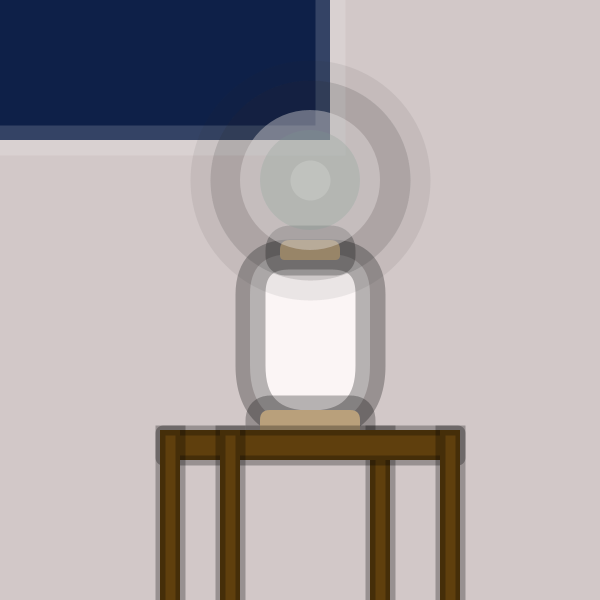
Frame 1 (no input)
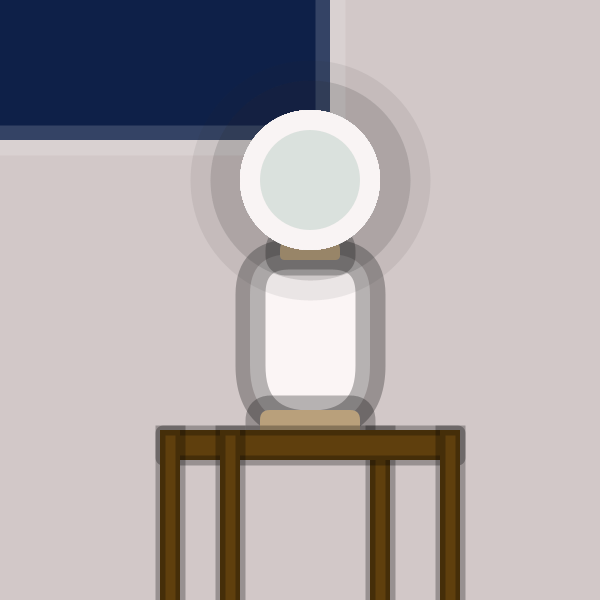
Frame 60 (the mouse pressed at the canvas centre just before this capture)
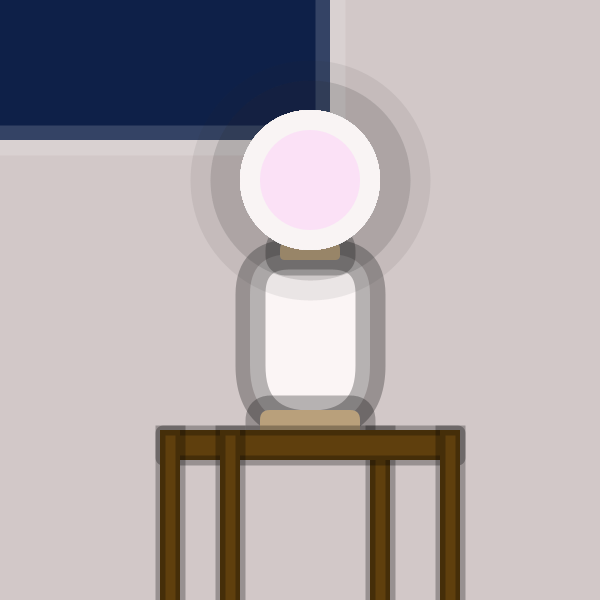
Frame 120 (the mouse held since frame 60 and released just before this capture)

The Processing sketch that drew these frames (run headless with seeded random() and noise(); from frame 60 on, the mouse is pressed at the canvas centre):

// Processing sketch: processing_155856
// ── processing_155856.pde

int varX= 100;
int varY= -60;
void setup(){

size(600, 600);
rectMode(CENTER);
background(210,200,200,20);

//window
strokeWeight(30);
stroke(255, 40);
fill(14, 32, 72);
rect(varX+30,varY+100, 400, 200);
stroke(.1,70);
  fill(251,245, 245);


//body

rect(varX+210, varY+400, height/5, height/3.5, 40, 40, 300, 300);
//Connector
fill(255,221,170);
rect(varX+210, varY+310, 60, 20, 10, 10,5,5);

rect(varX+210, varY+480, 100, 20, 10, 10,0,0);

//Table
strokeWeight(10);
fill(95,63,13);
rect(varX+280,varY+590,20,200);
//Table top
rect(varX+210,varY+505, 300,30, 3);
//left front
rect(varX+130,varY+590,20,200);
rect(varX+70,varY+590,20,200);

rect(varX+350,varY+590,20,200);

//Globe
//light
strokeWeight(100);
stroke(40,20);
fill(mouseX+50,120, mouseX+90, 30);

ellipse (varX+210, varY+240,100, 100);



}

void draw (){
  

fill(mouseX+50,120, mouseX+90, 30);
ellipse (varX+210, varY+240,100, 100);


  //filter(BLUR,1);
fill(251,245, 245, 100);

ellipse(varX+210, varY+240, 140, 140);

noStroke();

}

/*beginShape();
vertex(x1,y1);
vertex(x2,y2);
vertex(x3,y3);
vertex(x4,y4);
// etc;
endShape();*/
